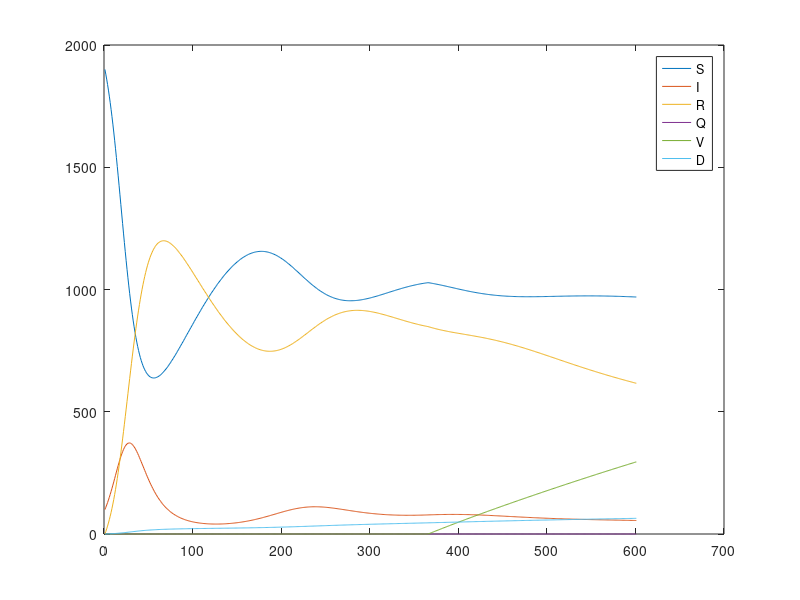

MATLAB code to generate this figure:
%% SIR(V)(D) Model
%Description
%

rounding=false;

S=1900;
I=100;
R=0;
Q=0;
V=0;
D=0;
totalPop=S+I+R+Q; %doesn't include dead

days=600; %length of sim

alpha=.2; %rate of disease spread?? (dS, dI)

%Death
deathrate=0.00115;
%Quarantine
quarRate=0;
%Vaccine
efficacy=0.9;
vaccRate=0.001;
vaccRollout=365;

%% Susceptible
% From: Recovered
% To: Infected

%% Infected
% From: Susceptible
% To: Recovered + Dead

%% Recovered
% From: Infected
% To: Susceptible

%% Quarantined
% From: Infected
% To: Recovered + Dead

%% Vaccinated
%From: Susceptible, Recovered
%To: Infected

%% Dead
% From: Infected
% To: Nowhere, they're dead.

%% Over time!

popArray=[S I R Q V D];

for i=1:days

    if i>vaccRollout
        if ~rounding
        % NOT rounding!
        dS =-S*I*alpha/totalPop +R*.01 -vaccRate*S;
        dI = S*I*alpha/totalPop -I*.1 -I*deathrate -I*quarRate +V*I*alpha*(1-efficacy)/totalPop;
        dR = I*.1 -R*.01 +Q*.1 -vaccRate*R/2;
        dQ = I*quarRate -Q*.1 -Q*deathrate;
        dV = vaccRate*R/2 +vaccRate*S -V*I*alpha*(1-efficacy)/totalPop;
        dD = deathrate*(I+Q);
        else
        % rounding!
        dS =-round(S*I*alpha/totalPop) +ceil(R*.01)- round(vaccRate*S);
        dI = round(S*I*alpha/totalPop) -ceil(I*.1) -round(I*deathrate) -round(I*quarRate) +round(V*I*alpha*(1-efficacy)/totalPop);
        dR = ceil(I*.1) -ceil(R*.01) +ceil(Q*0.1) -round(vaccRate*R/2);
        dQ = round(I*quarRate) -ceil(Q*.1) -round(Q*deathrate);
        dV = round(vaccRate*R/2) +round(vaccRate*S) -round(V*I*alpha*(1-efficacy)/totalPop);
        dD = round(deathrate*I) + round(deathrate*Q);
        end
    else
        dV=0;
        if ~rounding
        % NOT rounding!
        dS =-S*I*alpha/totalPop +R*.01;
        dI = S*I*alpha/totalPop -I*.1 -I*deathrate -I*quarRate;
        dR = I*.1 -R*.01 +Q*.1;
        dQ = I*quarRate -Q*.1 -Q*deathrate;
        dD = deathrate*(I+Q);
        else
        % rounding!
        dS =-round(S*I*alpha/totalPop) +ceil(R*.01);
        dI = round(S*I*alpha/totalPop) -ceil(I*.1) -round(I*deathrate) -round(I*quarRate);
        dR = ceil(I*.1) -ceil(R*.01) +ceil(Q*0.1);
        dQ = round(I*quarRate) -ceil(Q*.1) -round(Q*deathrate);
        dD = round(deathrate*I) + round(deathrate*Q);
        end
    end

    S=S+dS;
    I=I+dI;
    R=R+dR;
    Q=Q+dQ;
    V=V+dV;
    D=D+dD;

    popArray=[popArray; [S I R Q V D]];
end

plot(popArray)
legend('S','I','R','Q','V','D')